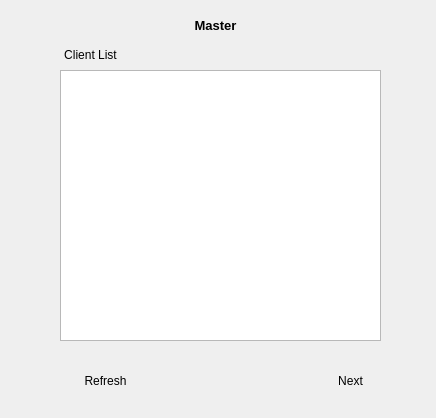
<?xml version="1.0" encoding="UTF-8"?>
<ui version="4.0">
 <class>Form</class>
 <widget class="QWidget" name="Form">
  <property name="geometry">
   <rect>
    <x>0</x>
    <y>0</y>
    <width>436</width>
    <height>418</height>
   </rect>
  </property>
  <property name="windowTitle">
   <string>Client List</string>
  </property>
  <property name="windowIcon">
   <iconset>
    <normaloff>download.png</normaloff>download.png</iconset>
  </property>
  <widget class="QLabel" name="label">
   <property name="geometry">
    <rect>
     <x>10</x>
     <y>10</y>
     <width>411</width>
     <height>31</height>
    </rect>
   </property>
   <property name="maximumSize">
    <size>
     <width>16777215</width>
     <height>16777215</height>
    </size>
   </property>
   <property name="text">
    <string>&lt;html&gt;&lt;head/&gt;&lt;body&gt;&lt;p align=&quot;center&quot;&gt;&lt;span style=&quot; font-size:10pt; font-weight:600;&quot;&gt;Master&lt;/span&gt;&lt;/p&gt;&lt;/body&gt;&lt;/html&gt;</string>
   </property>
   <property name="textFormat">
    <enum>Qt::AutoText</enum>
   </property>
  </widget>
  <widget class="QListView" name="listView">
   <property name="geometry">
    <rect>
     <x>60</x>
     <y>70</y>
     <width>321</width>
     <height>271</height>
    </rect>
   </property>
  </widget>
  <widget class="QPushButton" name="pushButton">
   <property name="geometry">
    <rect>
     <x>60</x>
     <y>360</y>
     <width>91</width>
     <height>41</height>
    </rect>
   </property>
   <property name="text">
    <string>Refresh</string>
   </property>
   <property name="icon">
    <iconset>
     <normaloff>icons/refresh.png</normaloff>icons/refresh.png</iconset>
   </property>
   <property name="iconSize">
    <size>
     <width>35</width>
     <height>35</height>
    </size>
   </property>
   <property name="checkable">
    <bool>false</bool>
   </property>
   <property name="flat">
    <bool>true</bool>
   </property>
  </widget>
  <widget class="QPushButton" name="pushButton_2">
   <property name="geometry">
    <rect>
     <x>310</x>
     <y>360</y>
     <width>81</width>
     <height>41</height>
    </rect>
   </property>
   <property name="text">
    <string>Next</string>
   </property>
   <property name="icon">
    <iconset>
     <normaloff>icons/next.png</normaloff>icons/next.png</iconset>
   </property>
   <property name="iconSize">
    <size>
     <width>35</width>
     <height>35</height>
    </size>
   </property>
   <property name="flat">
    <bool>true</bool>
   </property>
  </widget>
  <widget class="QLabel" name="label_2">
   <property name="geometry">
    <rect>
     <x>50</x>
     <y>40</y>
     <width>81</width>
     <height>31</height>
    </rect>
   </property>
   <property name="maximumSize">
    <size>
     <width>16777215</width>
     <height>16777215</height>
    </size>
   </property>
   <property name="text">
    <string>&lt;html&gt;&lt;head/&gt;&lt;body&gt;&lt;p align=&quot;center&quot;&gt;&lt;span style=&quot; font-size:9pt;&quot;&gt;Client List&lt;/span&gt;&lt;/p&gt;&lt;/body&gt;&lt;/html&gt;</string>
   </property>
   <property name="textFormat">
    <enum>Qt::AutoText</enum>
   </property>
  </widget>
 </widget>
 <resources/>
 <connections/>
</ui>
